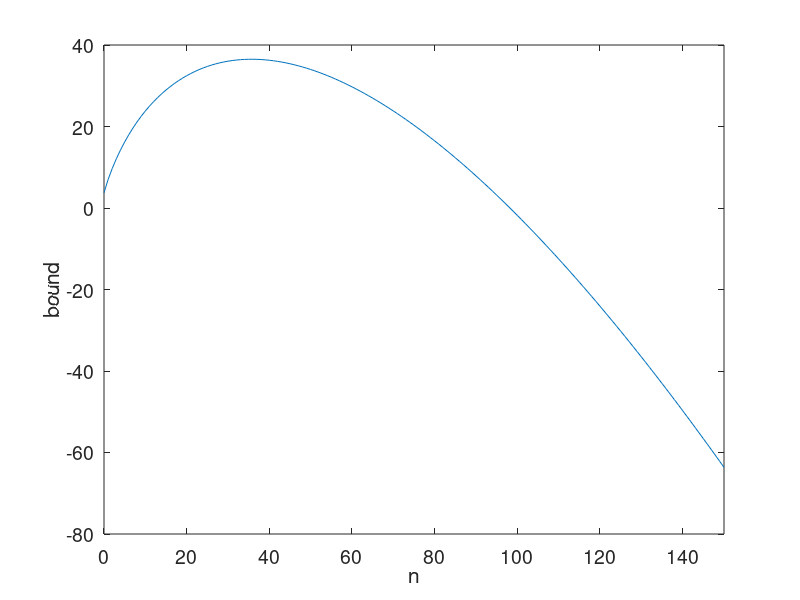

Write MATLAB code to recreate this figure.
%BOUND_FN_NEG
%
n=(0:150)';
y=zeros(151,1);
yl=log(2*(1+2.^n).*18.1.^(n+1)./(sqrt(pi)*gamma(n+1))+ ...
  sqrt(2)./gamma((n+2)/2));
[ylmax,N]=max(yl) 
ymax=exp(ylmax)
plot(n,yl);set(gca,'FontSize',14)
axis([0 150 -80 40])
xlabel('n'); ylabel('bound')
